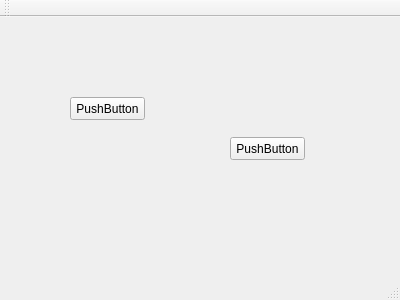
<?xml version="1.0" encoding="UTF-8"?>
<ui version="4.0">
 <class>MainWindow</class>
 <widget class="QMainWindow" name="MainWindow">
  <property name="geometry">
   <rect>
    <x>0</x>
    <y>0</y>
    <width>400</width>
    <height>300</height>
   </rect>
  </property>
  <property name="windowTitle">
   <string>MainWindow</string>
  </property>
  <widget class="QWidget" name="centralWidget">
   <widget class="QPushButton" name="pushButton">
    <property name="geometry">
     <rect>
      <x>70</x>
      <y>80</y>
      <width>75</width>
      <height>23</height>
     </rect>
    </property>
    <property name="text">
     <string>PushButton</string>
    </property>
   </widget>
   <widget class="QPushButton" name="pushButton_2">
    <property name="geometry">
     <rect>
      <x>230</x>
      <y>120</y>
      <width>75</width>
      <height>23</height>
     </rect>
    </property>
    <property name="text">
     <string>PushButton</string>
    </property>
   </widget>
  </widget>
  <widget class="QMenuBar" name="menuBar">
   <property name="geometry">
    <rect>
     <x>0</x>
     <y>0</y>
     <width>400</width>
     <height>23</height>
    </rect>
   </property>
  </widget>
  <widget class="QToolBar" name="mainToolBar">
   <attribute name="toolBarArea">
    <enum>TopToolBarArea</enum>
   </attribute>
   <attribute name="toolBarBreak">
    <bool>false</bool>
   </attribute>
  </widget>
  <widget class="QStatusBar" name="statusBar"/>
 </widget>
 <layoutdefault spacing="6" margin="11"/>
 <resources/>
 <connections/>
</ui>
